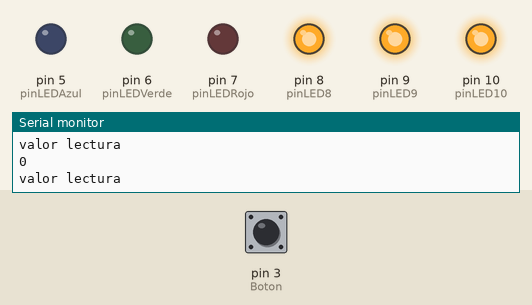
Simulated run of this sketch. Board: Arduino Uno, built with avr-gcc and run on an emulated ATmega328P. Parts: output pins drawn as LEDs (lit = HIGH), the last lines printed to the serial monitor. The inputs (shaded band) are chosen by the test bench; at power-on: pin 3 (Boton) LOW.

Above: at 1.2 s.
1.3 s: pin 3 (Boton) pulled HIGH for 0.15 s
At 1.42 s:
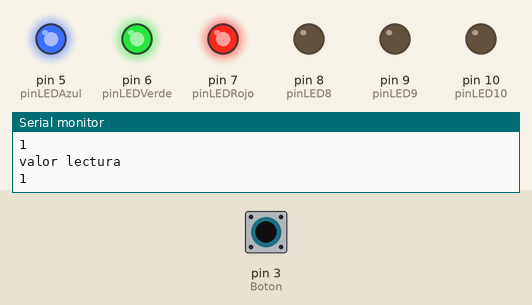
2.9 s: pin 3 (Boton) pulled HIGH for 3.2 s
At 7.6 s:
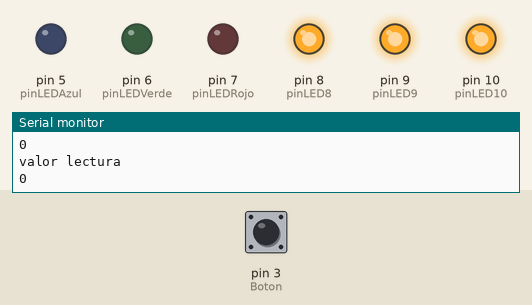
Timing chart, 0 to 9.1 s (numbered marks = the images above; inputs shaded):
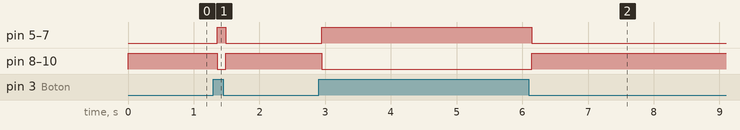

Measured:
- after the input at 1.3 s, pin 5 (pinLEDAzul), pin 6 (pinLEDVerde), pin 7 (pinLEDRojo): LOW → HIGH after 0.06 s, → LOW 0.13 s later; pin 8 (pinLED8), pin 9 (pinLED9), pin 10 (pinLED10): HIGH → LOW after 0.06 s, → HIGH 0.13 s later
- after the input at 2.9 s, pin 5 (pinLEDAzul), pin 6 (pinLEDVerde), pin 7 (pinLEDRojo): LOW → HIGH after 0.05 s, → LOW 3.2 s later; pin 8 (pinLED8), pin 9 (pinLED9), pin 10 (pinLED10): HIGH → LOW after 0.05 s, → HIGH 3.2 s later

The sketch:

Ejercicio_04_Hileras_LEDS_PushButton.ino
```cpp
int Boton = 3;//Declaramos la variable Boton con el valor 3 (pin3).

int pinLEDRojo = 7;//Declaramos la variable pinLEDRojo con valor 7 (pin7).
int pinLEDVerde = 6;//Declaramos la variable pinLEDVerde con valor 6 (pin6).
int pinLEDAzul = 5;//Declaramos la variable pinLEDAzul con valor 5 (pin5).

int pinLED8 = 8;
int pinLED9 = 9;
int pinLED10 = 10;

void setup() {
  pinMode(pinLEDRojo,OUTPUT);//Indicamos el pinLEDRojo como salida.
  pinMode(pinLEDVerde,OUTPUT);//Indicamos el pinLEDVerde como salida.
  pinMode(pinLEDAzul,OUTPUT);//Indicamos el pinLEDAzul como salida.
  pinMode(pinLED8,OUTPUT);
  pinMode(pinLED9,OUTPUT);
  pinMode(pinLED10,OUTPUT);

  pinMode(Boton,INPUT);//Declaramos la variable Boton como dato de entrada.
  Serial.begin(9600);
}
void loop() {
  int valorEntrada = digitalRead(Boton);//Leemos el dato de entrada en la variable Boton.
  Serial.println("valor lectura");
  Serial.println(valorEntrada);
  if(valorEntrada == HIGH)
 {
   Serial.println("valor lectura");
   Serial.println(valorEntrada);
   digitalWrite(pinLEDRojo,HIGH);//Mandamos al pin 7 un pulso alto.
   digitalWrite(pinLEDVerde,HIGH);//Mandamos al pin 6 un pulso alto.
   digitalWrite(pinLEDAzul,HIGH);//Mandamos al pin 5 un pulso alto.

   digitalWrite(pinLED8,LOW);
   digitalWrite(pinLED9,LOW);
   digitalWrite(pinLED10,LOW);
 }
 else
 {
   digitalWrite(pinLEDRojo,LOW);//Mandamos al pin 7 un pulso bajo.
   digitalWrite(pinLEDVerde,LOW);//Mandamos al pin 6 un pulso bajo.
   digitalWrite(pinLEDAzul,LOW);//Mandamos al pin 5 un pulso bajo.

   digitalWrite(pinLED8,HIGH);
   digitalWrite(pinLED9,HIGH);
   digitalWrite(pinLED10,HIGH);
 }
}
```
